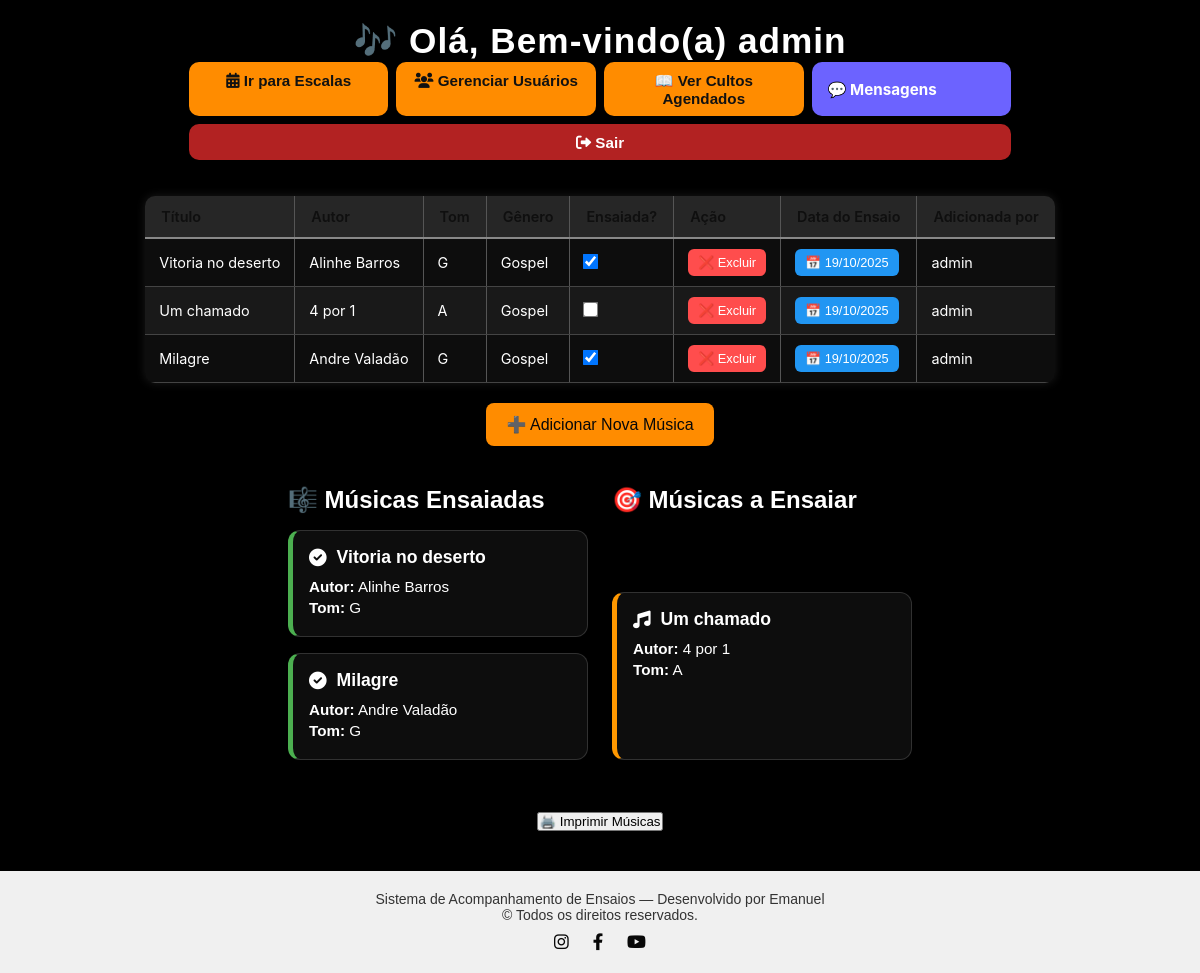
The app's page /musicas (signed in), older data.
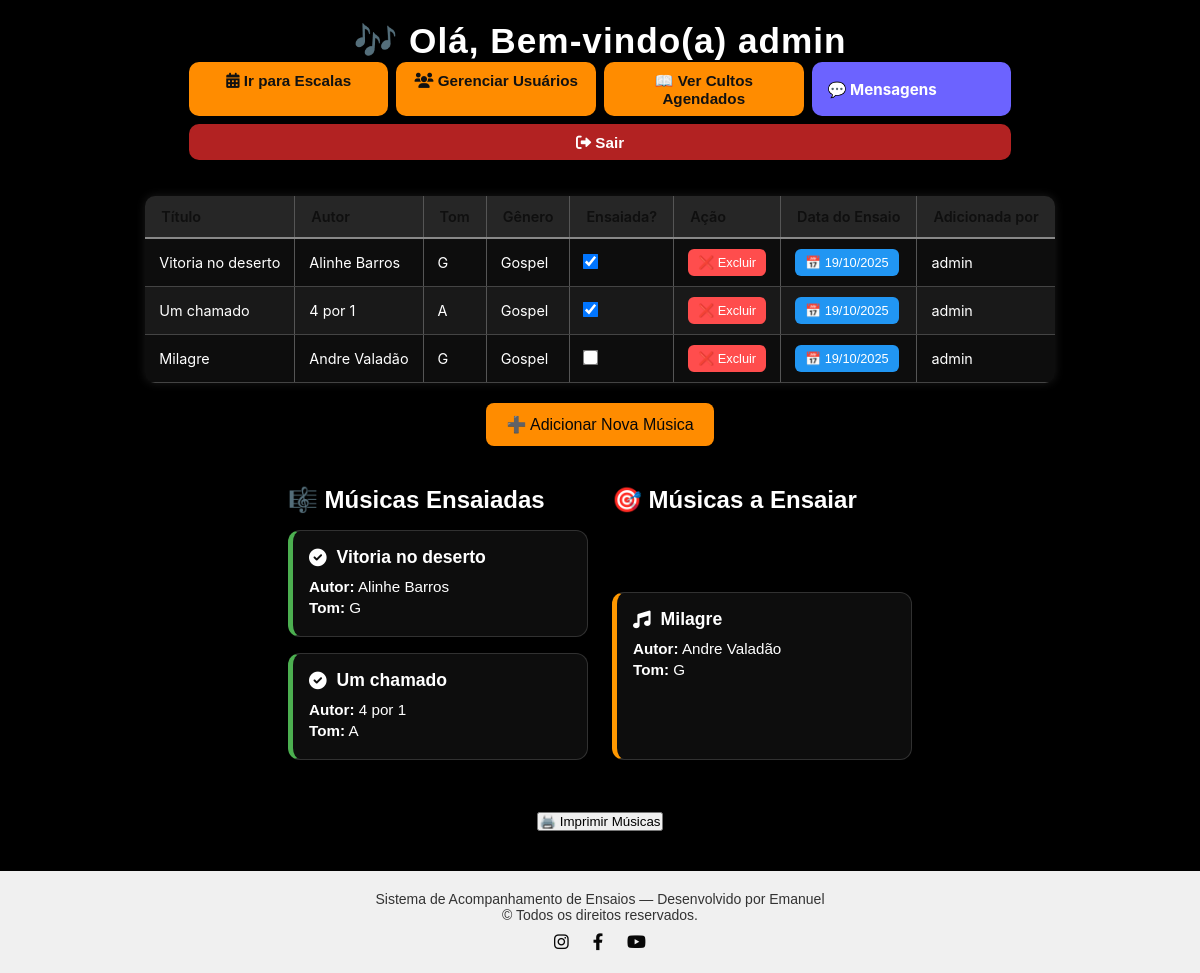
The same page, newer data.
### app.py (models this page shows)
class Usuario(UserMixin, db.Model):
    id = db.Column(db.Integer, primary_key=True)
    nome = db.Column(db.String(50), nullable=False)
    sobrenome = db.Column(db.String(50), nullable=False)
    telefone = db.Column(db.String(15), nullable=False)
    username = db.Column(db.String(50), unique=True, nullable=False)
    password = db.Column(db.String(128), nullable=False)
    role = db.Column(db.String(20), nullable=False, default="membro")
    pergunta_seguranca = db.Column(db.String(200), nullable=False)
    resposta_seguranca = db.Column(db.String(200), nullable=False)

class Music(db.Model):
    musica_id = db.Column(db.Integer, primary_key=True)  # 🔹 Agora chamamos a coluna corretamente!
    titulo = db.Column(db.String(100), nullable=False)
    autor = db.Column(db.String(100), nullable=False)
    genero = db.Column(db.String(50), nullable=False)
    tom = db.Column(db.String(10), nullable=False)
    usuario_id = db.Column(db.Integer, db.ForeignKey('usuario.id'))
    ensaiada = db.Column(db.Boolean, default=False)
    data_ensaio = db.Column(db.DateTime)
    usuario = db.relationship('Usuario', backref='musicas')

### app.py (the view, shortened to what this page needs)
@app.route('/musicas', methods=['GET','POST'])
@login_required
def musicas():
    musicas_lista = Music.query.all()
    return render_template('musicas.html', musicas=musicas_lista)

### app.py (called while the page is built)
@login_manager.user_loader
def load_user(user_id):
    return db.session.get(Usuario, int(user_id))  # 🔹 Usa a sessão corretamente sem `with`

### templates/musicas.html (shortened to what this page needs)
<!DOCTYPE html>
<html lang="pt-BR">
<head>
  <link rel="stylesheet" href="{{ url_for('static', filename='musicas.css') }}" />
  <link rel="stylesheet" href="https://cdnjs.cloudflare.com/ajax/libs/font-awesome/6.0.0/css/all.min.css" />
</head>
<body>
  <header>
    <h1 class="efeito-aproximacao">🎶 Olá, Bem-vindo(a) {{ current_user.username }}</h1>
  </header>
  <div class="botoes-wrapper">
    <a href="{{ url_for('escala') }}" class="botao-escala"><i class="fa-solid fa-calendar-alt"></i> Ir para Escalas</a>
    {% if current_user.role == "admin" %}
    <a href="{{ url_for('gerenciar_usuarios') }}" class="botao-gerenciar"><i class="fa-solid fa-users"></i> Gerenciar Usuários</a>
    {% endif %}
    <a href="{{ url_for('cultos') }}" class="botao-ver-cultos">📖 Ver Cultos Agendados</a>
    <button id="btnAbrirMensagens" class="botao-mensagens">💬 Mensagens</button>
    <a href="{{ url_for('logout') }}" class="botao-sair"><i class="fas fa-sign-out-alt"></i> Sair</a>
  </div>
<div id="cardMusicas">
  {% if musicas %}
      <form id="formMusicas">
        <div class="tabela-container">
         <table class="tabela">
          <thead>
            <tr>
              <th>Título</th>
              <th>Autor</th>
              <th>Tom</th>
              <th>Gênero</th>
              <th>Ensaiada?</th>
              {% if current_user.role in ["cantor", "admin"] %}
                <th>Ação</th>
                <th>Data do Ensaio</th>
              {% endif %}
              <th>Adicionada por</th>
            </tr>
          </thead>
          <tbody id="tabelaMusicas">
            {% for musica in musicas %}
            <tr>
              <td>{{ musica.titulo }}</td>
              <td>{{ musica.autor }}</td>
              <td>{{ musica.tom }}</td>
              <td>{{ musica.genero }}</td>
              <td>
                <input type="checkbox" name="status_{{ musica.musica_id }}" {% if musica.ensaiada %}checked{% endif %}>
              </td>
              {% if current_user.role in ["cantor", "admin"] %}
              <td>
                <button type="submit"
                        formaction="{{ url_for('excluir_musica', musica_id=musica.musica_id) }}"
                        formmethod="POST"
                        class="botao-excluir">
            ❌ Excluir
                </button>
              </td>
              <td>
                <button type="button" class="btnCalendario" data-id="{{ musica.musica_id }}">
            📅 {{ musica.data_ensaio.strftime('%d/%m/%Y') if musica.data_ensaio else '' }}
                </button>
              </td>
              {% endif %}
              <td>{{ musica.usuario.nome if musica.usuario else "Desconhecido" }}</td>
            </tr>
            {% endfor %}
          </tbody>
        </table>
      </div>
    </form>
    {% else %}
      <p>📌 Nenhuma música cadastrada no momento.</p>
    {% endif %}
  </div>
    <div class="centraliza-botao-wrapper">
      <button id="btnAbrirModalAdicionarMusica" class="botao-adicionar-musica" type="button">
        ➕ Adicionar Nova Música
      </button>
    </div>
  <div class="duas-listas">
    <div class="lista-cards">
      <h2>🎼 Músicas Ensaiadas</h2>
      {% for musica in musicas %}
        {% if musica.ensaiada %}
        <div class="card-musica ensaiada" data-id="{{ musica.musica_id }}">
          <div class="card-header">
            <i class="fa-solid fa-check-circle"></i>
            <strong>{{ musica.titulo }}</strong>
          </div>
          <div class="card-body">
            <p><strong>Autor:</strong> {{ musica.autor }}</p>
            <p><strong>Tom:</strong> {{ musica.tom }}</p>
          </div>
        </div>
        {% endif %}
      {% endfor %}
    </div>
    <div class="lista-cards">
      <h2>🎯 Músicas a Ensaiar</h2>
      {% for musica in musicas %}
        {% if not musica.ensaiada %}
        <div class="card-musica a-ensaiar" data-id="{{ musica.musica_id }}">
          <div class="card-header">
            <i class="fa-solid fa-music"></i>
            <strong>{{ musica.titulo }}</strong>
          </div>
          <div class="card-body">
            <p><strong>Autor:</strong> {{ musica.autor }}</p>
            <p><strong>Tom:</strong> {{ musica.tom }}</p>
          </div>
        </div>
        {% endif %}
      {% endfor %}
    </div>
  </div>
      <div style="margin-top: 20px;">
        <button onclick="imprimirMusicas()" type="button" class="botao-imprimir">🖨️ Imprimir Músicas</button>
      </div>
  <footer class="rodape">
    <p>Sistema de Acompanhamento de Ensaios — Desenvolvido por Emanuel</p>
    <p>&copy; {{ current_year }} Todos os direitos reservados.</p>
    <div class="icones-sociais">
      <a href="https://www.instagram.com" target="_blank"><i class="fab fa-instagram"></i></a>
      <a href="https://www.facebook.com" target="_blank"><i class="fab fa-facebook-f"></i></a>
      <a href="https://www.youtube.com" target="_blank"><i class="fab fa-youtube"></i></a>
    </div>
  </footer>
</body>
</html>

Row changes from the older to the newer data that the page shows:
changed Music "Um chamado": ensaiada "☐" → "☑"; moves from the list under "🎯 Músicas a Ensaiar" to the list under "🎼 Músicas Ensaiadas"
changed Music "Milagre": ensaiada "☑" → "☐"; moves from the list under "🎼 Músicas Ensaiadas" to the list under "🎯 Músicas a Ensaiar"
